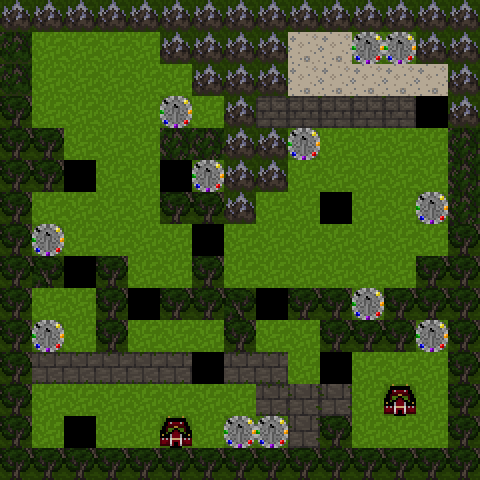

A level layout from a 2D game, rendered from its tile map. Below: a short description, then the map file with tile-grid data replaced by summaries:
An orthogonal 15x15 tile map with 32x32 px tiles, 5 tile layers (terrain, blocked, enemies, items, ...).

<map version="1.0" orientation="orthogonal" width="15" height="15" tilewidth="32" tileheight="32">
 <tileset firstgid="1" name="set_0_32" tilewidth="32" tileheight="32">
  <image source="set_0_32.gif" width="576" height="576" />
 </tileset>
 <layer name="terrain" width="15" height="15">
  <data>[225 cells, 225 non-empty, 10 distinct tile ids]</data>
 </layer>
 <layer name="blocked" width="15" height="15" opacity="0.43">
  <data>[225 cells, 110 non-empty, 2 distinct tile ids]</data>
 </layer>
 <layer name="enemies" width="15" height="15">
  <data>[225 cells, 11 non-empty, 2 distinct tile ids]</data>
 </layer>
 <layer name="items" width="15" height="15">
  <data>[225 cells, 12 non-empty, 1 distinct tile ids]</data>
 </layer>
 <layer name="shops" width="15" height="15">
  <data>[225 cells, 2 non-empty, 1 distinct tile ids]</data>
 </layer>
</map>